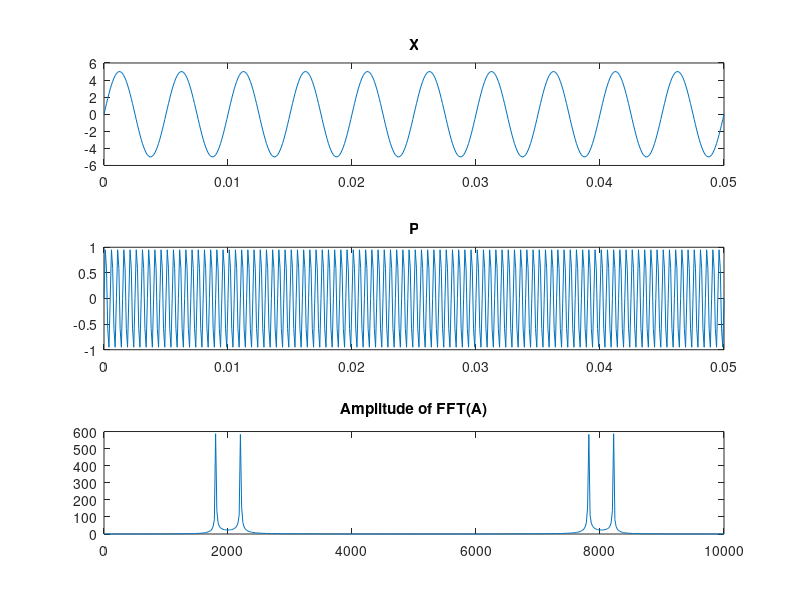

Reproduce this figure in MATLAB.
F1 = 200;
F2 = 2000;
L = 500;
Fs2=10000;
T=(0:L)/Fs2;
Y1 = 5*sin(2*pi*T*F1);
Y2 = sin(2*pi*T*F2);

A = Y1 .* Y2;
A_FFT = fft(A);
N = (0:L)*Fs2/L;

subplot(3, 1, 1);
plot(T,Y1);
title('X');

subplot(3, 1, 2);
plot(T,Y2);
title('P');

subplot(3, 1, 3);
plot(N,abs(A_FFT));
title('Amplitude of FFT(A)');
